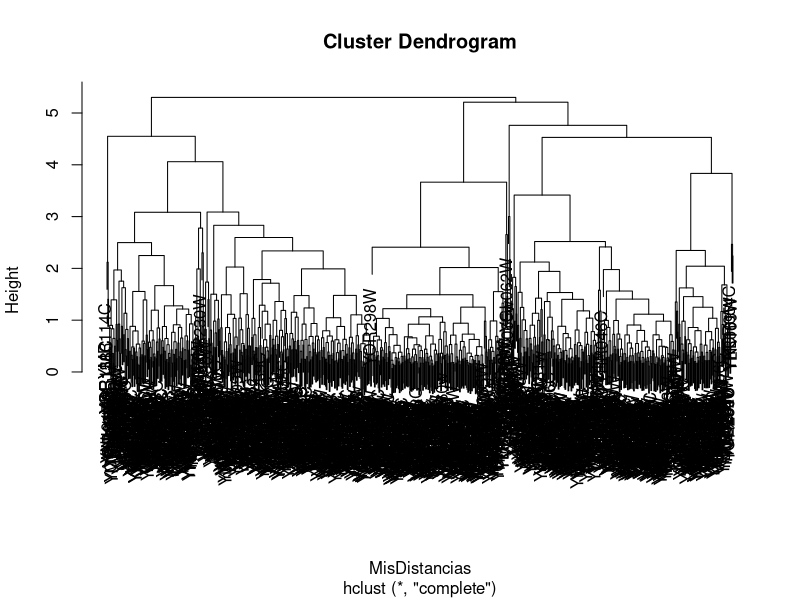
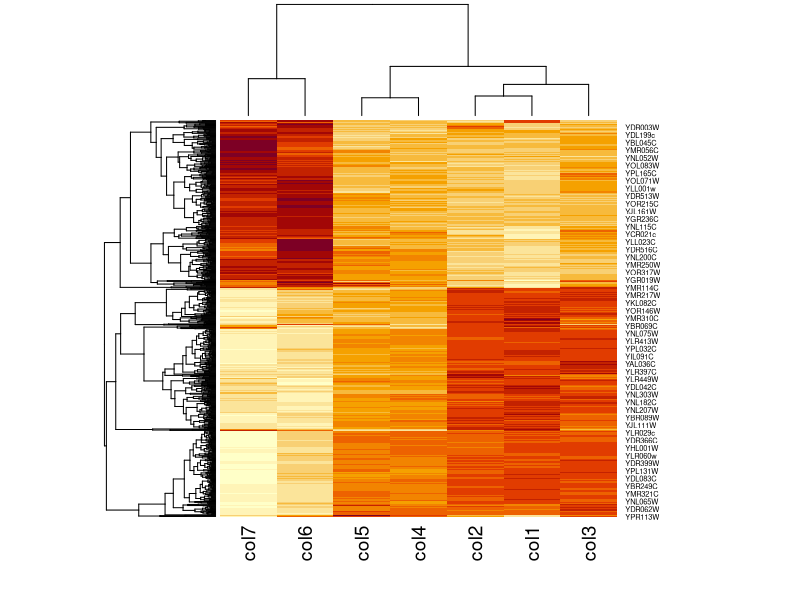
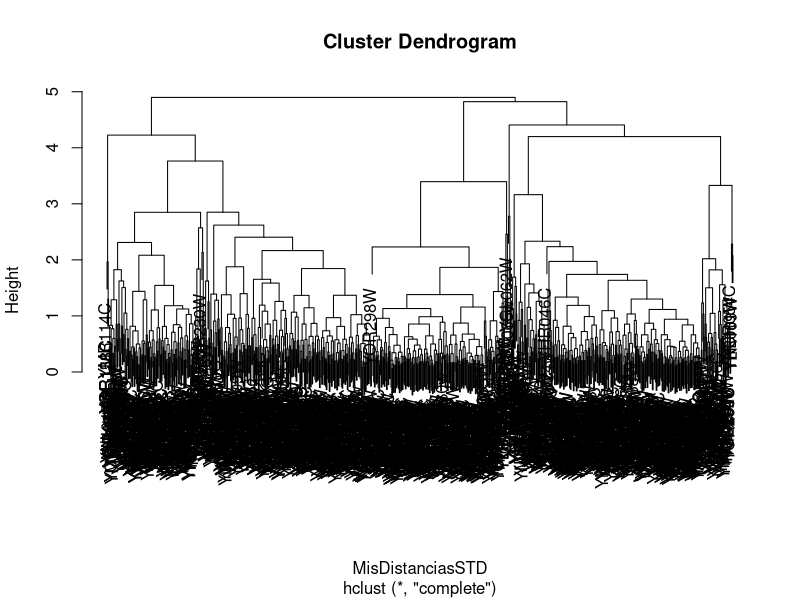
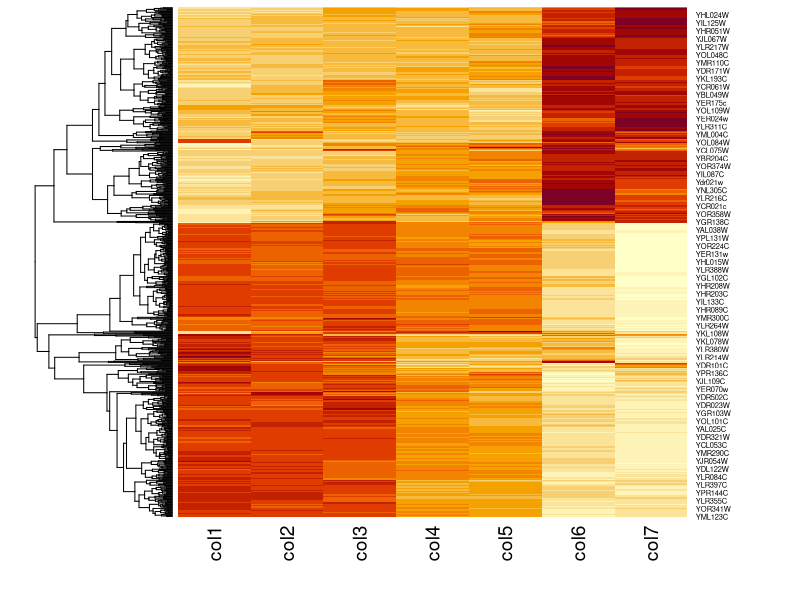

Reproduce these figures in R, in order.
setwd("/home/leonel/Dropbox (trypanosomatics)/Personal/docencia/introduccion-bioinformatica/TPs/DataMining/scripts/") #Cambiar por el source correcto
MiTabla <- read.csv("../data/diauxic.txt", sep="\t", row.names=1)
MisDistancias <- dist(MiTabla,method="euclidean")
MiClusteringJerarquico <- hclust(MisDistancias, method="complete")
plot(MiClusteringJerarquico)
heatmap(as.matrix(MiTabla))
##################################################
TablaSTD <- t(scale(t(MiTabla)))
MisDistanciasSTD <- dist(TablaSTD,method="euclidean")
MiClusteringJerarquicoSTD <- hclust(MisDistanciasSTD, method="complete")
plot(MiClusteringJerarquicoSTD)
heatmap(TablaSTD, Colv=NA)
##################################################
MiClusteringKMedias <- kmeans(TablaSTD,2) 
MiClusteringKMedias 
MiCorte <- cutree(MiClusteringJerarquicoSTD,h=1.5)
MiCorte <- cutree(MiClusteringJerarquicoSTD,k=2)
################
MiClusteringKMedias <- kmeans(TablaSTD,2)
Cluster1 <- TablaSTD[which(MiCorte==1),] 
Cluster2 <- TablaSTD[which(MiCorte==2),] 
write(row.names(Cluster1), "Cluster1.ids")
write(row.names(Cluster2), "Cluster2.ids")
